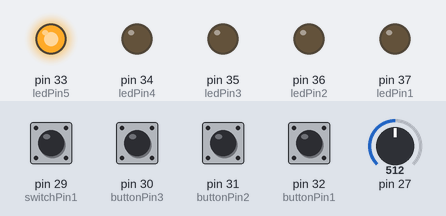
A sketch run on a simulated Teensy 4. Parts: output pins drawn as LEDs (lit = HIGH). The test bench sets the inputs (shaded band); at power-on: pin 29 (switchPin1), pin 30 (buttonPin3), pin 31 (buttonPin2), pin 32 (buttonPin1) LOW, pin 27 = 512. What the sketch prints to the serial monitor is not drawn.

Above: at 1.2 s.
1.3 s: pin 27 set to 494
At 2.1 s:
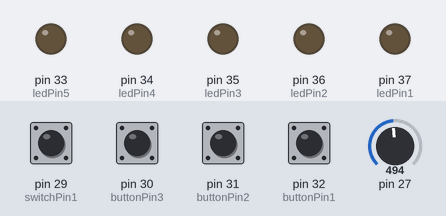
2.8 s: pin 29 (switchPin1) pulled HIGH for 0.15 s
At 2.87 s:
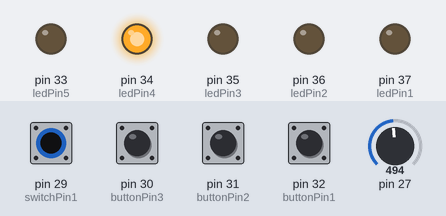
4.4 s: pin 30 (buttonPin3) pulled HIGH for 0.15 s
At 4.47 s:
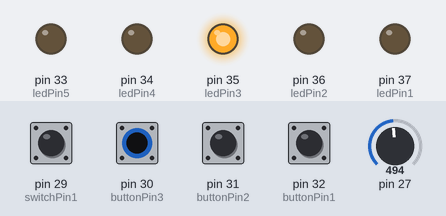
6.0 s: pin 31 (buttonPin2) pulled HIGH for 0.15 s
At 6.07 s:
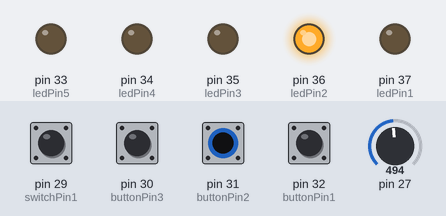
7.6 s: pin 32 (buttonPin1) pulled HIGH for 0.15 s
At 7.67 s:
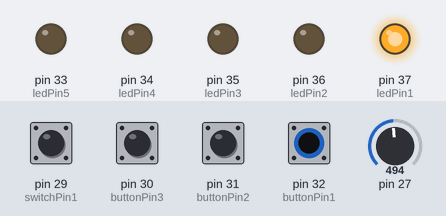
9.2 s: pin 27 set to 716
At 10.5 s:
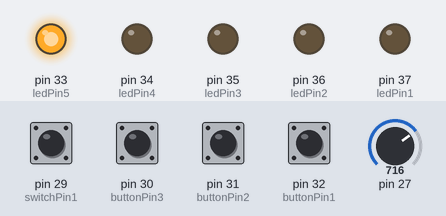
Timing chart, 0 to 11.7 s (numbered marks = the images above; inputs shaded):
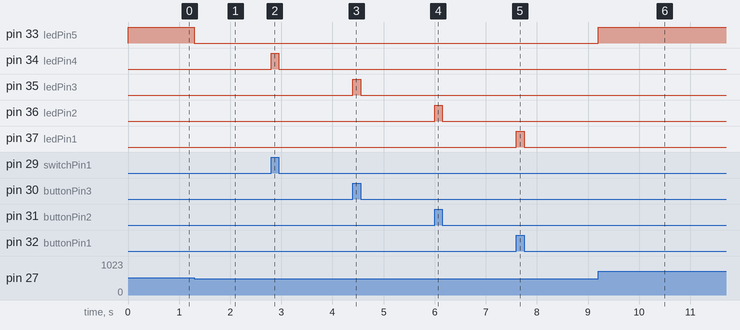

Measured:
- the behaviour switches between 512 and 511 on pin 27 (found by bisection; images 0 and 1)
- after the input at 1.3 s, pin 33 (ledPin5): HIGH → LOW at once
- after the input at 2.8 s, pin 34 (ledPin4): LOW → HIGH at once, → LOW 0.15 s later
- after the input at 4.4 s, pin 35 (ledPin3): LOW → HIGH at once, → LOW 0.15 s later
- after the input at 6.0 s, pin 36 (ledPin2): LOW → HIGH at once, → LOW 0.15 s later
- after the input at 7.6 s, pin 37 (ledPin1): LOW → HIGH at once, → LOW 0.15 s later
- after the input at 9.2 s, pin 33 (ledPin5): LOW → HIGH at once

The sketch:

bluesKeyboard.ino
```cpp
// Button 1
int buttonPin1 = 32;
bool lastState1 = LOW;
bool state1 = LOW;

/////////TESTINGGGGGGGGGGGGGGGGGGG
// Button 2
int buttonPin2 = 31;
bool lastState2 = LOW;
bool state2 = LOW;

// Button 3
int buttonPin3 = 30;
bool lastState3 = LOW;
bool state3 = LOW;

// Switch 1
int switchPin1 = 29;
int switchVal = 12;

// Pot 1
int potVal1 = 0;
int lastPotVal1 = 0;

// LEDs
int ledPin1 = 37;
int ledPin2 = 36;
int ledPin3 = 35;
int ledPin4 = 34;
int ledPin5 = 33;

// Other
int note = 0;
int channel = 0;
int octaveVal = 1;

// Setup
void setup() {
  Serial.begin(9600);

  pinMode(buttonPin1, INPUT);
  pinMode(buttonPin2, INPUT);
  pinMode(buttonPin3, INPUT);

  pinMode(ledPin1, OUTPUT);
  pinMode(ledPin2, OUTPUT);
  pinMode(ledPin3, OUTPUT);
  pinMode(ledPin4, OUTPUT);
  pinMode(ledPin5, OUTPUT);

  pinMode(switchPin1, INPUT);
}

// Loop
void loop() {
  // Button States
  lastState1 = state1;
  state1 = digitalRead(buttonPin1);
  lastState2 = state2;
  state2 = digitalRead(buttonPin2);
  lastState3 = state3;
  state3 = digitalRead(buttonPin3);

  // Octave Switch
  if (digitalRead(switchPin1) == HIGH) {
    playMIDI(buttonPin1, ledPin1, 66 + octaveVal, lastState1, state1);
    playMIDI(buttonPin2, ledPin2, 67 + octaveVal, lastState2, state2);
    playMIDI(buttonPin2, ledPin3, 70 + octaveVal, lastState3, state3);
    digitalWrite(ledPin4, HIGH);
  } else if (digitalRead(switchPin1) == LOW) {
    playMIDI(buttonPin1, ledPin1, 60 + octaveVal, lastState1, state1);
    playMIDI(buttonPin2, ledPin2, 63 + octaveVal, lastState2, state2);
    playMIDI(buttonPin2, ledPin3, 65 + octaveVal, lastState3, state3);
    digitalWrite(ledPin4, LOW);
  }

  // Pot
  lastPotVal1 = potVal1;
  potVal1 = map(analogRead(A13), 0, 1023, 1, 3);
  octaveVal = potVal1 * 12;
  Serial.println(potVal1);
  if (potVal1 == 1) {
    digitalWrite(ledPin5, LOW);
  } else if (potVal1 == 2) {
    digitalWrite(ledPin5, HIGH);
  } else if (potVal1 == 3) {
    digitalWrite(ledPin5, LOW);
  }
}

// Play Function
void playMIDI(int buttonPin, int ledPin, int note, bool lastState, bool state) {
  if (lastState == LOW and state == HIGH) {
    usbMIDI.sendNoteOn(note, 127, 1);
    digitalWrite(ledPin, HIGH);
    delay(5);
  } else if (lastState == HIGH and state == LOW) {
    usbMIDI.sendNoteOff(note, 0, 1);
    digitalWrite(ledPin, LOW);
    delay(5);
  }
}
```
